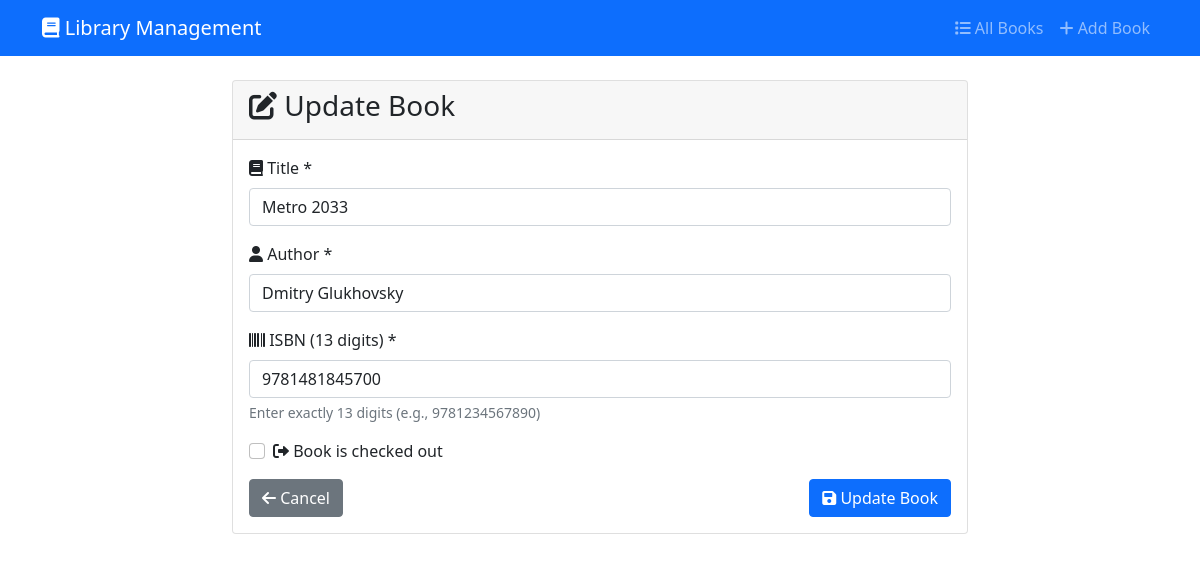
Page /book/6/update/ on the committed database.
### student/models.py (models this page shows, shortened)
class LibraryBook(models.Model):
    title = models.CharField(max_length=200)
    author = models.CharField(max_length=100)
    isbn = models.CharField(
        max_length=13,
        unique=True,
        validators=[RegexValidator( # stackoverflow will diss the crap out of you but give the best answers
            regex=r'^\d{13}$',
            message='ISBN must be exactly 13 digits'
        )]
    )
    is_checked_out = models.BooleanField(default=False)
    due_date = models.DateTimeField(null=True, blank=True)
    created_at = models.DateTimeField(auto_now_add=True)
    updated_at = models.DateTimeField(auto_now=True)
    class Meta:
        ordering = ['title']

### student/views.py (the view)
# urls.py: path('book/<int:pk>/update/', views.book_update, name='book_update'),
def book_update(request, pk):
    book = get_object_or_404(LibraryBook, pk=pk)
    if request.method == 'POST':
        form = LibraryBookForm(request.POST, instance=book)
        if form.is_valid():
            form.save()
            messages.success(request, 'Book updated successfully!')
            return redirect('book_detail', pk=book.pk)
    else:
        form = LibraryBookForm(instance=book)
    return render(request, 'student/book_form.html', {'form': form, 'title': 'Update Book'})

### student/forms.py (shortened to what this page needs)
class LibraryBookForm(forms.ModelForm):
    class Meta:
        model = LibraryBook
        fields = ['title', 'author', 'isbn', 'is_checked_out', 'due_date']
        widgets = {
            'title': forms.TextInput(attrs={'class': 'form-control'}),
            'author': forms.TextInput(attrs={'class': 'form-control'}),
            'isbn': forms.TextInput(attrs={'class': 'form-control', 'placeholder': '13-digit ISBN'}),
            'is_checked_out': forms.CheckboxInput(attrs={'class': 'form-check-input'}),
            'due_date': forms.DateTimeInput(attrs={'class': 'form-control', 'type': 'datetime-local'}),
        }

### student/templates/student/book_form.html (shortened to what this page needs)
{% extends 'student/base.html' %}
{% block content %}
<div class="row justify-content-center">
    <div class="col-md-8">
        <div class="card">
            <div class="card-header">
                <h3><i class="fas fa-{% if 'Create' in title %}plus{% else %}edit{% endif %}"></i> {{ title }}</h3>
            </div>
            <div class="card-body">
                <form method="post">
                    <div class="mb-3">
                        <label for="{{ form.title.id_for_label }}" class="form-label">
                            <i class="fas fa-book"></i> Title *
                        </label>
                        {{ form.title }}
                    </div>
                    <div class="mb-3">
                        <label for="{{ form.author.id_for_label }}" class="form-label">
                            <i class="fas fa-user"></i> Author *
                        </label>
                        {{ form.author }}
                    </div>
                    <div class="mb-3">
                        <label for="{{ form.isbn.id_for_label }}" class="form-label">
                            <i class="fas fa-barcode"></i> ISBN (13 digits) *
                        </label>
                        {{ form.isbn }}
                        <div class="form-text">Enter exactly 13 digits (e.g., 9781234567890)</div>
                    </div>
                    <div class="mb-3">
                        <div class="form-check">
                            {{ form.is_checked_out }}
                            <label class="form-check-label" for="{{ form.is_checked_out.id_for_label }}">
                                <i class="fas fa-sign-out-alt"></i> Book is checked out
                            </label>
                        </div>
                    </div>
                    <div class="d-flex justify-content-between">
                        <a href="{% url 'book_list' %}" class="btn btn-secondary">
                            <i class="fas fa-arrow-left"></i> Cancel
                        </a>
                        <button type="submit" class="btn btn-primary">
                            <i class="fas fa-save"></i> {% if 'Create' in title %}Create Book{% else %}Update Book{% endif %}
                        </button>
                    </div>
                </form>
            </div>
        </div>
    </div>
</div>
{% endblock %}

### rows in the picture
LibraryBook: title "Metro 2033", author "Dmitry Glukhovsky", isbn "9781481845700"

### other values in the picture
{{ title }} "Update Book"
